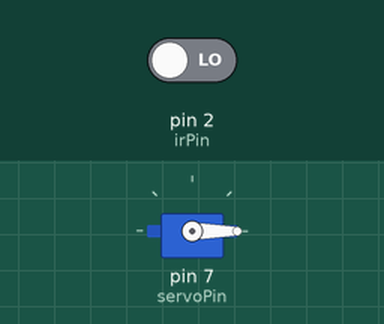
Recording of a sketch running on a simulated Arduino Uno, built with avr-gcc and run on an emulated ATmega328P. Shown: servo. The test bench sets the inputs (shaded band); at power-on: pin 2 (irPin) LOW.

Above: at 6.8 s.
6.9 s: pin 2 (irPin) driven HIGH
At 10.2 s:
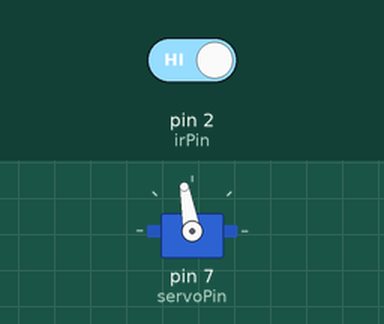
10.8 s: pin 2 (irPin) driven LOW
At 11.7 s:
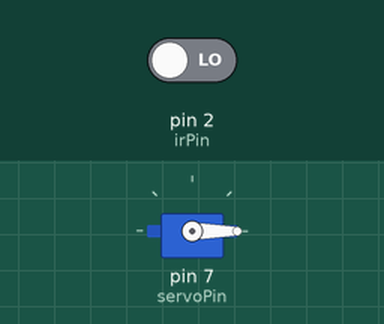
Timing chart, 0 to 13.8 s (numbered marks = the images above; inputs shaded):
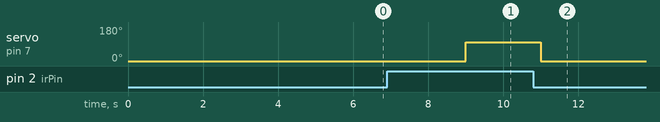

The sketch:

IRServoChallenge2.ino
```cpp
#include <Servo.h>

// Define the pins
const int irPin = 2;      // IR sensor pin
const int servoPin = 7;   // Servo motor control pin

Servo myservo;  // Create a servo object

void setup() {
  myservo.attach(servoPin); // Attach servo to its pin
  pinMode(irPin, INPUT);    // Set IR sensor pin as input
  myservo.write(0);         // Initialize servo position
}

void loop() {
  // Read IR sensor value
  int irValue = digitalRead(irPin);

  // If IR sensor detects an object
  if (irValue == HIGH) {
    myservo.write(100);     // Move servo to position 100
    delay(1000);            // Wait for 1 second
  } else { // If no object is detected
    myservo.write(0);       // Move servo to position 0
    delay(3000);            // Wait for 3 seconds
  }
}
```

Measured:
- after the input at 6.9 s, servo on pin 7 (servoPin): 0° → 100° after 2.1 s
- after the input at 10.8 s, servo on pin 7 (servoPin): 100° → 0° after 0.20 s
